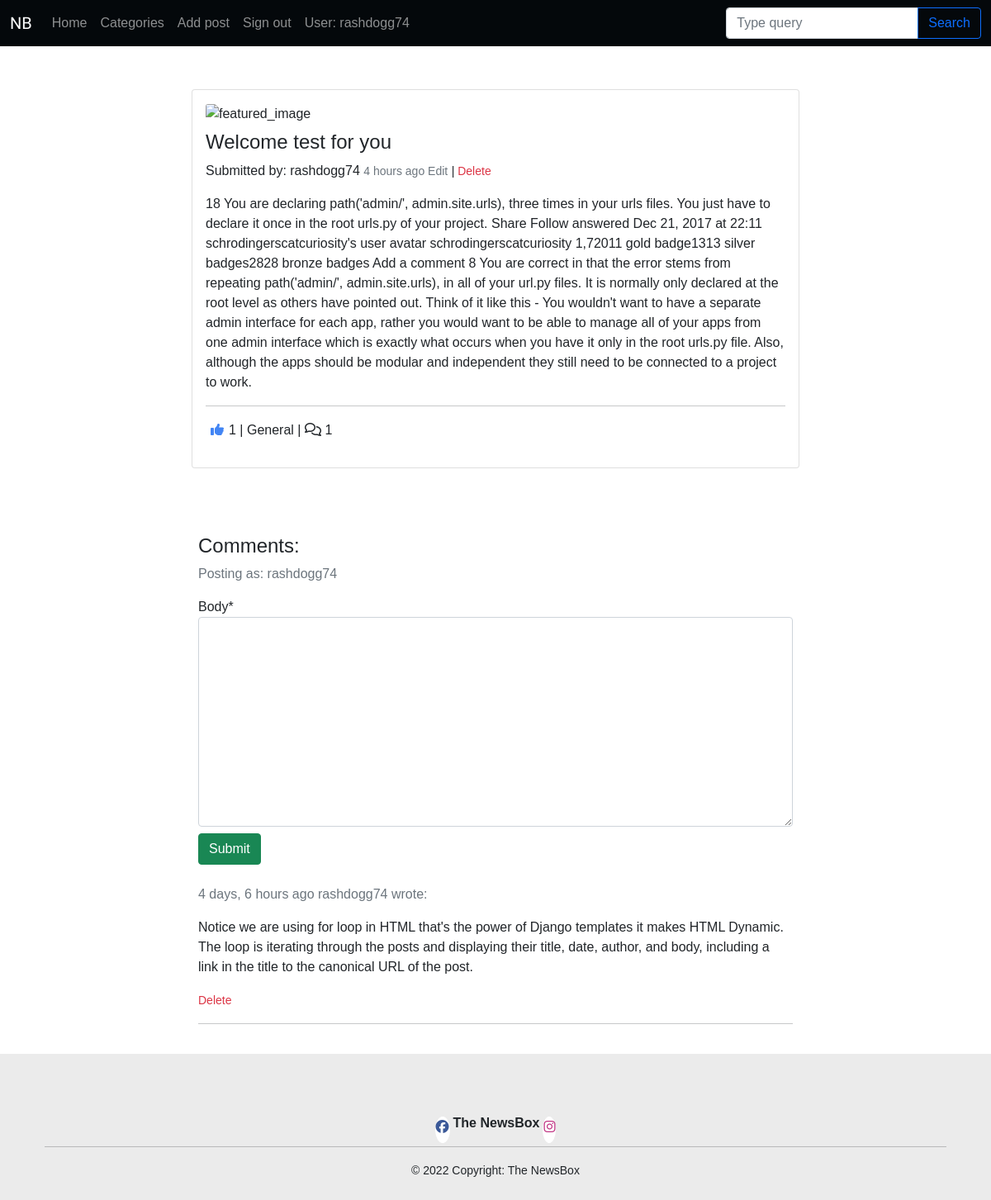
Screenshot of /welcome-test-for-you/ (signed in) with the database file from the repository.
### blog/models.py (models this page shows, shortened)
class Post(models.Model):
    title = models.CharField(max_length=200, unique=True)
    slug = models.SlugField(max_length=200, unique=True)
    author = models.ForeignKey(
        User, on_delete=models.CASCADE, related_name="blog_posts"
    )
    featured_image = CloudinaryField('image', default='placeholder')
    excerpt = models.TextField(blank=True)
    updated_on = models.DateTimeField(auto_now=True)
    content = models.TextField()
    created_on = models.DateTimeField(auto_now_add=True)
    status = models.IntegerField(choices=STATUS, default=0)
    likes = models.ManyToManyField(
        User, related_name='blogpost_like', blank=True)
    category = models.ForeignKey(Category, on_delete=models.CASCADE,
                                 related_name="categories")
    class Meta:
        ordering = ["-created_on"]
    def number_of_likes(self):
        return self.likes.count()

class Category(models.Model):
    cat_title = models.CharField(max_length=80, blank=False)
    cat_featured_image = CloudinaryField('image', default='placeholder')
    slug = models.SlugField(max_length=200, unique=True)
    class Meta:
        verbose_name = "category"
        verbose_name_plural = "categories"
    def __str__(self):
        return self.cat_title

class Comment(models.Model):
    post = models.ForeignKey(Post, on_delete=models.CASCADE,
                             related_name="comments")
    name = models.CharField(max_length=80)
    email = models.EmailField()
    body = models.TextField(max_length=250)
    created_on = models.DateTimeField(auto_now_add=True)
    approved = models.BooleanField(default=False)
    class Meta:
        ordering = ["created_on"]

### blog/views.py (the view, shortened to what this page needs)
# urls.py: path('<slug:slug>/', views.PostDetail.as_view(), name='post_detail'),
class PostDetail(View):
    def get(self, request, slug, *args, **kwargs):
        queryset = Post.objects.filter(status=1)
        post = get_object_or_404(queryset, slug=slug)
        comments = post.comments.filter(approved=True).order_by("-created_on")
        category = post.category
        liked = False
        if post.likes.filter(id=self.request.user.id).exists():
            liked = True
        return render(
            request,
            "post_detail.html",
            {
                "post": post,
                "comments": comments,
                "liked": liked,
                "category": category,
                "comment_form": CommentForm()
            },
        )

### blog/forms.py
class CommentForm(forms.ModelForm):
    class Meta:
        model = Comment
        fields = ('body',)

### templates/post_detail.html (shortened to what this page needs)
{% extends "base.html" %}
{% block content %}
{% load crispy_forms_tags %}
{% load humanize %}
<section class="py-1">
    <div class="container my-5">
        <div class="row justify-content-center">
            <div class="col-lg-8">
                <div class="card mb-4">
                    <div class="card-body">
                        <div class="image-container">
                            {% if "placeholder" in post.featured_image.url %}
                            <img class="card-img-top"
                                src="https://images.unsplash.com/photo-1495020689067-958852a7765e?ixlib=rb-1.2.1&ixid=MnwxMjA3fDB8MHxwaG90by1wYWdlfHx8fGVufDB8fHx8&auto=format&fit=crop&w=2069&q=80"
                                alt="placeholder_image">
                            {% else %}
                            <img class="card-img-top" src="{{ post.featured_image.url }}" alt="featured_image">
                            {% endif %}
                                <h2 class="card-title">{{ post.title }}</h2>
                        </div>
                        <div class="image-flash">
                            <p class="author">Submitted by: {{ post.author }}
                                <small class="text-muted">{{ post.updated_on | naturaltime }} </small>
                                {% if user.id == post.author.id %}
                                <small class="text-muted"><a href="{% url 'edit_post' post.slug %}"> Edit</a></small>
                                <small> | </small>
                                <small class="text-danger"><a href="{% url 'delete_post' post.slug %}"> Delete</a></small>
                                {% endif %}
                            </p>
                        </div>
                        <p class="card-text">{{ post.content | safe }}</p>
                        <hr>
                        <p class="card-text text-muted ">
                            {% if user.is_authenticated %}
                            <form class="d-inline" action="{% url 'post_like' post.slug %}" method="POST">
                                {% if liked %}
                                <button type="submit" name="blogpost_id" value="{{post.slug}}" class="btn-like"><i class="fas fa-thumbs-up"></i></button>{{ post.number_of_likes }} | {{ post.category }} |
                                {% else %}
                                <button type="submit" name="blogpost_id" value="{{post.slug}}" class="btn-like"><i class="far fa-thumbs-up"></i></button>{{ post.number_of_likes }} | {{ post.category }} |
                                {% endif %}
                                {% else %}
                                <p class="card-text d-inline">
                                    <i class="far fa-thumbs-up"></i> {{ post.number_of_likes }} | {{ post.category }} |
                                </p>
                            </form>
                            {% endif %}
                            {% with comments.count as total_comments %}
                            <i class="far fa-comments"></i>
                            {{ total_comments }}
                            {% endwith %}
                        </p>
                    </div>
                </div>
            </div>
        </div>
    </div>
    <div class="container">
        <div class="row justify-content-center">
            <div class="row justify-content-center">
                <div class="col-lg-8">
                    <h3>Comments:</h3>
                    {% if commented %}
                    <div class="alert alert-success" role="alert">
                        Your comment is awaiting approval
                    </div>
                    {% else %}
                    {% if user.is_authenticated %}
                    <form method="post" id="comment-form">
                        <p class="text-muted">Posting as: {{ user.username }}</p>
                        {{ comment_form | crispy }}
                        <button type="submit" class="btn btn-success my-2">Submit</button>
                    </form>
                    {% endif %}
                    {% endif %}
                    <div class="card-body px-0">
                        {% for comment in comments %}
                        <div class="comments">
                            <p class="text-muted">
                                {{ comment.created_on | naturaltime }} {{ comment.name }} wrote:
                            </p>
                            {{ comment.body | linebreaks }}
                            {% if user.id == post.author.id %}
                            <small class="text-danger"><a href="{% url 'delete_comment' comment.id %}">Delete</a></small>
                            {% endif %}
                        </div>
                        <hr>
                        {% endfor %}
                    </div>
                </div>
            </div>
        </div>
    </div>
</section>
{% endblock %}

### templates/base.html (shortened to what this page needs)
{% load static %}
<!DOCTYPE html>
<html lang="en">
<head>
    <link href="https://cdn.jsdelivr.net/npm/bootstrap@5.1.3/dist/css/bootstrap.min.css" rel="stylesheet"
>
    <link rel="stylesheet" href="/static/css/styles.css">
</head>
<body class="d-flex flex-column">
    <nav class="navbar navbar-expand-lg navbar-dark bg-custom">
        <div class="container-fluid">
            <a class="navbar-brand text-white" href="{% url 'home' %}">NB</a>
            <div class="collapse navbar-collapse" id="navbarSupportedContent">
                <ul class="navbar-nav me-auto mb-2 mb-lg-0 text-white">
                    <li class="nav-item"><a class="nav-link" aria-current="page" href="{% url 'home' %}">Home</a></li>
                    <li class="nav-item"><a class="nav-link" href="#">Categories</a></li>
                    {% if user.is_authenticated %}
                    <li class="nav-item"><a class="nav-link" href="{% url 'add_post' %}">Add post</a></li>
                    <li class="nav-item"><a class="nav-link" href="{% url 'account_logout' %}">Sign out</a></li>
                    <li class="nav-item"><a class="nav-link">User: {{ user.username }}</a></li>
                    {% else %}
                    <li class="nav-item"><a class="nav-link" href="{% url 'account_signup' %}">Sign up</a></li>
                    <li class="nav-item"><a class="nav-link" href="{% url 'account_login' %}">Log in</a></li>
                    {% endif %}
                </ul>
                <form class="d-flex input-group w-auto" method="GET">
                    <input type="search" action="{% url 'home' %}" name="q" class="form-control" placeholder="Type query" aria-label="Search" />
                    <button class="btn btn-outline-primary" type="button" data-mdb-ripple-color="dark">
                        Search
                    </button>
                </form>
            </div>
        </div>
    </nav>
    <main>
        {% block content %}{% endblock content %}
    </main>
</body>
<footer class="footer mt-auto">
    <div class="container p-4">
        <section class="text-center pt-5">
            <div class="form-inline d-flex justify-content-center">
                <a class="social-btn m-1" aria-label="Visit our facebook page (opens in a new tab)"
                    href="https://www.facebook.com/paul.o.riordan2/" role="button"><i class="fab fa-facebook"></i></a>
                <a href="{% url 'home' %}" class="">
                    <p class="align-middle"><strong>The NewsBox</strong></p>
                </a>
                <a aria-label="Visit our instagram page (opens in a new tab)" class="social-btn m-1"
                    href="https://www.instagram.com/rashdogg74/?r=nametag" role="button"><i
                        class="fab fa-instagram"></i></a>
            </div>
        </section>
        <hr class="mt-0">
        <div class="text-center font-weight-light">
            <small>© 2022 Copyright:
                <a class="font-weight-light" href="">The NewsBox</a></small>
        </div>
</footer>

### static/css/styles.css (style rules this page uses)
*::before, *::after { box-sizing: border-box; }
body { margin: 0; font-family: 'Oxygen', sans-serif; font-size: 1rem; font-weight: 400; line-height: 1.5; color: #212529; text-align: var(--bs-body-text-align); background-color: white; -webkit-text-size-adjust: 100%; -webkit-tap-highlight-color: rgba(0, 0, 0, 0); min-height: 100%; height: 100%; }
hr { margin: 1rem 0; color: inherit; background-color: currentColor; border: 0; opacity: 0.25; }
h6, .h6, h5, .h5, h4, .h4, h3, .h3, h2, .h2, h1, .h1 { margin-top: 0.5rem; margin-bottom: 0.5rem; font-weight: 300; line-height: 1.2; }
p { margin-top: 0; margin-bottom: 1rem; }
a { color: inherit; text-decoration: none; }
img { vertical-align: middle; }
.navbar { position: relative; display: flex; flex-wrap: wrap; align-items: center; justify-content: space-between; padding-top: 0.5rem; padding-bottom: 0.5rem; }
.bg-custom { background-color: #04080b; }
.navbar-brand { font-family: comforter; }
.container { width: 100%; padding-right: var(--bs-gutter-x, 0.75rem); padding-left: var(--bs-gutter-x, 0.75rem); margin-right: auto; margin-left: auto; }
.row { --bs-gutter-x: 1.5rem; --bs-gutter-y: 0; display: flex; flex-wrap: wrap; margin-top: calc(-1 * var(--bs-gutter-y)); margin-right: calc(-0.5 * var(--bs-gutter-x)); margin-left: calc(-0.5 * var(--bs-gutter-x)); }
.text-white { --bs-text-opacity: 1; color: white; }
.text-center { text-align: center; }
.btn-like { color: #4285F4; border: none; background: transparent; }
footer { background-color: #ebebeb; width: 100%; }
.social-btn { background-color: white; border: 1px solid white; border-radius: 50%; }
.fa-facebook { color: #3b5998 }
.fa-instagram { color: #C13584; }
@media (prefers-reduced-motion: no-preference) { :root { scroll-behavior: smooth; } }
@media (min-width: 1200px) { h1, .h1, h2, .h2, h3, .h3, h4, .h4, h5, .h5 { font-size: 1.5rem; } }
@media (min-width: 576px) { .container { max-width: 540px; } }
@media (min-width: 768px) { .container { max-width: 720px; } }
@media (min-width: 992px) { .container { max-width: 960px; } }
@media (min-width: 1200px) { .container { max-width: 1140px; } }

### rows the page displays
Post: title "Welcome test for you", author "rashdogg74", updated_on "4 hours ago", content "18 You are declaring path('admin/', admin.site.urls), three times in your urls files. You just have to declare it once in the root urls.py of your project. Share Follow answered Dec 21, 2017 at 22:11 schrodingerscatcuriosity's user avatar schrodingerscatcuriosity 1,72011 gold badge1313 silver badges2828 bronze badges Add a comment 8 You are correct in that the error stems from repeating path('admin/', admin.site.urls), in all of your url.py files. It is normally only declared at the root level as others have pointed out. Think of it like this - You wouldn't want to have a separate admin interface for each app, rather you would want to be able to manage all of your apps from one admin…", number_of_likes "1", category "General"
Comment: created_on "4 days, 6 hours ago", name "rashdogg74", body "Notice we are using for loop in HTML that's the power of Django templates it makes HTML Dynamic. The loop is iterating through the posts and displaying their title, date, author, and body, including a link in the title to the canonical URL of the post."

### other values shown
{{ user.username }} "rashdogg74"
{{ total_comments }} "1"
